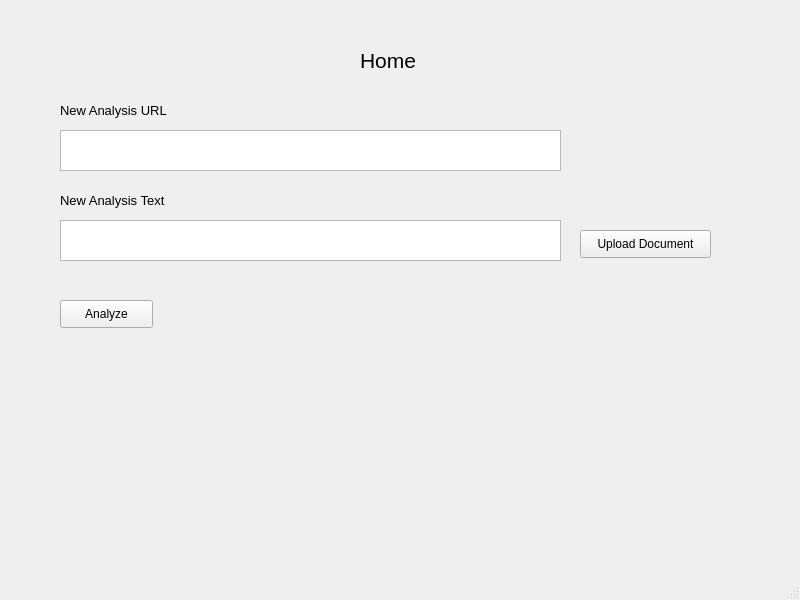
<?xml version="1.0" encoding="UTF-8"?>
<ui version="4.0">
 <class>MainWindow</class>
 <widget class="QMainWindow" name="MainWindow">
  <property name="geometry">
   <rect>
    <x>0</x>
    <y>0</y>
    <width>800</width>
    <height>600</height>
   </rect>
  </property>
  <property name="windowTitle">
   <string>MainWindow</string>
  </property>
  <widget class="QWidget" name="centralwidget">
   <widget class="QLabel" name="label">
    <property name="geometry">
     <rect>
      <x>360</x>
      <y>30</y>
      <width>111</width>
      <height>61</height>
     </rect>
    </property>
    <property name="font">
     <font>
      <pointsize>16</pointsize>
     </font>
    </property>
    <property name="text">
     <string>Home</string>
    </property>
   </widget>
   <widget class="QLabel" name="label_2">
    <property name="geometry">
     <rect>
      <x>60</x>
      <y>100</y>
      <width>141</width>
      <height>21</height>
     </rect>
    </property>
    <property name="font">
     <font>
      <pointsize>10</pointsize>
     </font>
    </property>
    <property name="text">
     <string>New Analysis URL</string>
    </property>
   </widget>
   <widget class="QPushButton" name="pushButton">
    <property name="geometry">
     <rect>
      <x>580</x>
      <y>230</y>
      <width>131</width>
      <height>28</height>
     </rect>
    </property>
    <property name="text">
     <string>Upload Document</string>
    </property>
   </widget>
   <widget class="QTextEdit" name="textEdit">
    <property name="geometry">
     <rect>
      <x>60</x>
      <y>130</y>
      <width>501</width>
      <height>41</height>
     </rect>
    </property>
    <property name="sizePolicy">
     <sizepolicy hsizetype="Fixed" vsizetype="Fixed">
      <horstretch>0</horstretch>
      <verstretch>0</verstretch>
     </sizepolicy>
    </property>
    <property name="cursor" stdset="0">
     <cursorShape>IBeamCursor</cursorShape>
    </property>
    <property name="inputMethodHints">
     <set>Qt::ImhMultiLine|Qt::ImhNoPredictiveText|Qt::ImhUrlCharactersOnly</set>
    </property>
   </widget>
   <widget class="QLabel" name="label_3">
    <property name="geometry">
     <rect>
      <x>60</x>
      <y>190</y>
      <width>161</width>
      <height>21</height>
     </rect>
    </property>
    <property name="font">
     <font>
      <pointsize>10</pointsize>
     </font>
    </property>
    <property name="text">
     <string>New Analysis Text</string>
    </property>
   </widget>
   <widget class="QTextEdit" name="textEdit_2">
    <property name="geometry">
     <rect>
      <x>60</x>
      <y>220</y>
      <width>501</width>
      <height>41</height>
     </rect>
    </property>
    <property name="sizePolicy">
     <sizepolicy hsizetype="Fixed" vsizetype="Fixed">
      <horstretch>0</horstretch>
      <verstretch>0</verstretch>
     </sizepolicy>
    </property>
    <property name="cursor" stdset="0">
     <cursorShape>IBeamCursor</cursorShape>
    </property>
    <property name="inputMethodHints">
     <set>Qt::ImhMultiLine|Qt::ImhNoPredictiveText</set>
    </property>
   </widget>
   <widget class="QPushButton" name="pushButton_2">
    <property name="geometry">
     <rect>
      <x>60</x>
      <y>300</y>
      <width>93</width>
      <height>28</height>
     </rect>
    </property>
    <property name="text">
     <string>Analyze</string>
    </property>
   </widget>
  </widget>
  <widget class="QMenuBar" name="menubar">
   <property name="geometry">
    <rect>
     <x>0</x>
     <y>0</y>
     <width>800</width>
     <height>26</height>
    </rect>
   </property>
  </widget>
  <widget class="QStatusBar" name="statusbar"/>
 </widget>
 <resources/>
 <connections/>
</ui>
